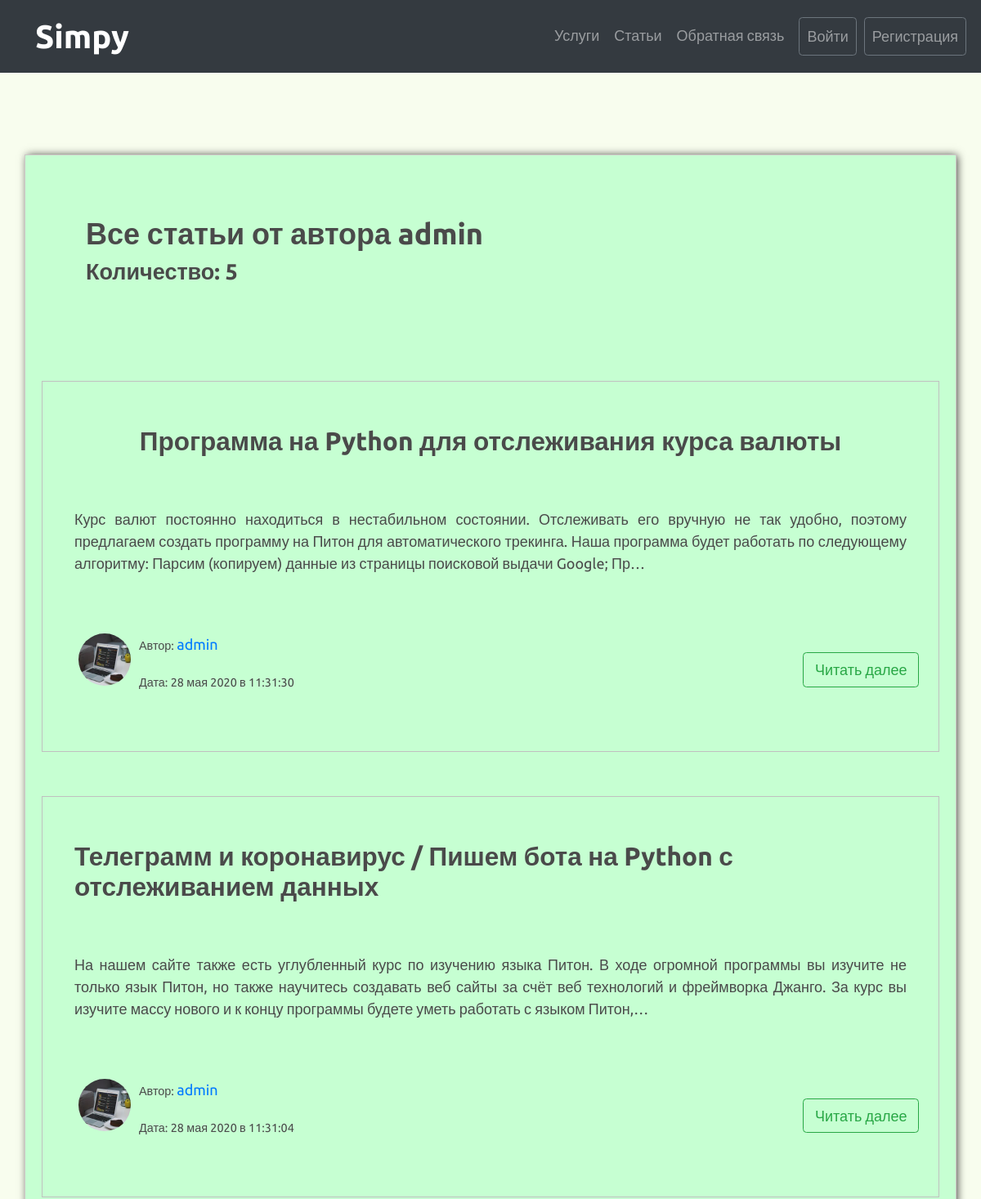
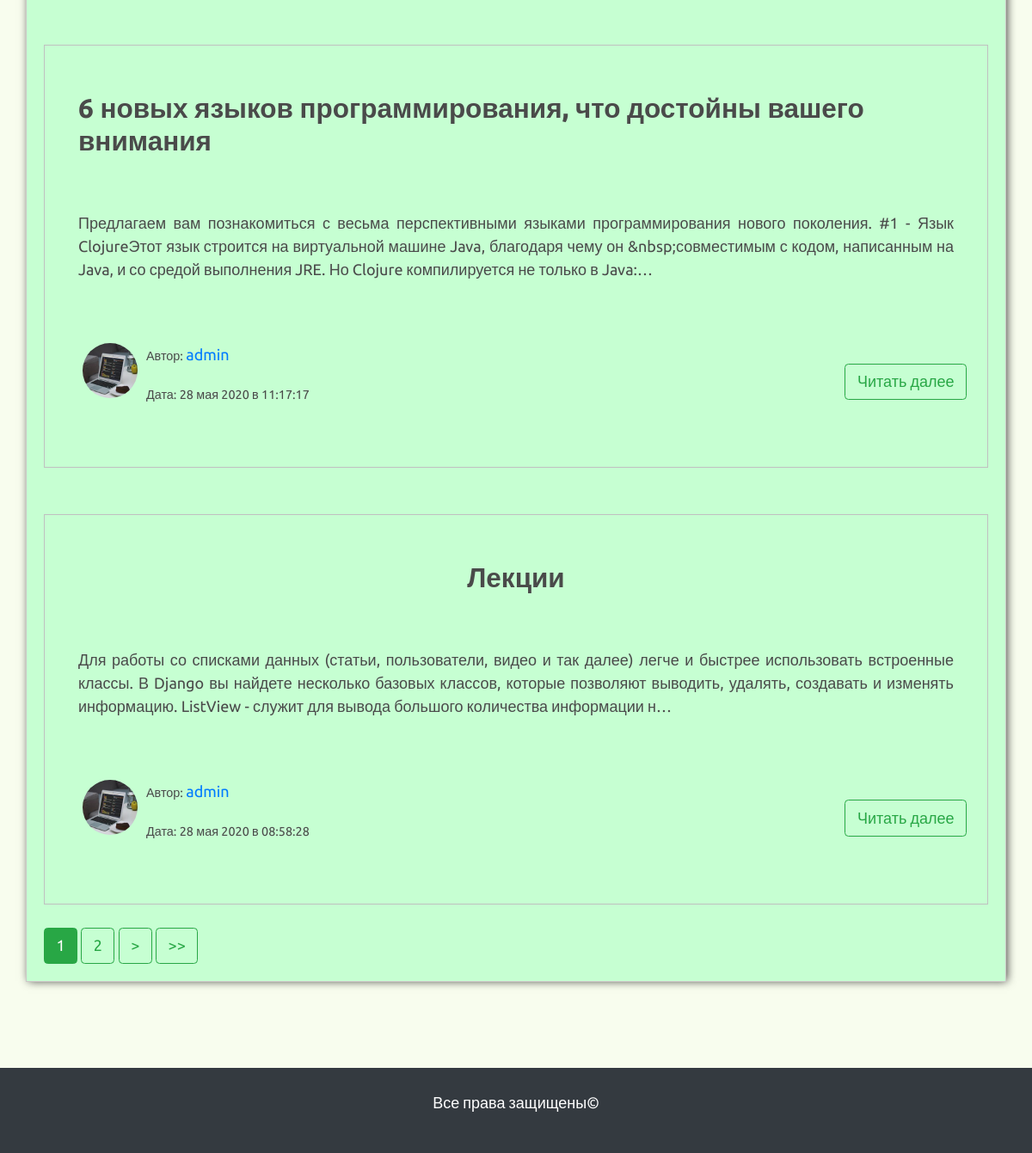
The app's page /articles/admin/ with its own data (2 pictures, top to bottom).
### services/models.py (models this page shows, shortened)
class Article(models.Model):
    title = models.CharField(max_length=200)
    text = models.TextField()
    date = models.DateTimeField(default=timezone.now)
    author = models.ForeignKey(User, on_delete=models.CASCADE)

### reg/models.py (models this page shows, shortened)
class Profile(models.Model):
    user = models.OneToOneField(User, on_delete=models.CASCADE)
    image = models.ImageField(default='default.png', upload_to="user_images")
    male = 'ml'
    female = 'fm'
    any = 'an'
    sex_choises = [
        (male, 'Мужской пол'),
        (female, 'Женский пол'),
        (any, 'Любой другой пол'),
    ]
    sex = models.CharField(
        max_length=2,
        choices=sex_choises,
        default=any,
    )
    notice = models.BooleanField(blank=True, null=False, default=False)

### services/views.py (the view)
# urls.py: path('articles/<str:username>/', views.UserArticlesView.as_view(), name="articles-user"),
class UserArticlesView(ListView):
    model = Article
    template_name = 'services/user_articles.html'
    context_object_name = 'articles'
    paginate_by = 4
    def get_queryset(self):
        user = get_object_or_404(User, username=self.kwargs.get('username'))
        return Article.objects.filter(author=user).order_by('-date')
    def get_context_data(self, **kwards):
        context = super(UserArticlesView, self).get_context_data(**kwards)
        context['title'] = f"Все статьи от пользователя {self.kwargs.get('username')}"
        return context

### services/templates/services/user_articles.html (shortened to what this page needs)
{% extends 'services/index.html' %}
{% block center %}
<div class="main_section container reg">
    <div class="rowflex-column p-5">
        <h2>Все статьи от автора {{ view.kwargs.username }}</h2>
        <h4>Количество: {{ page_obj.paginator.count }}</h4>
    </div>
    {% if articles|length %}
        {% for article in articles %}
        <div class="mt-5 mb-4 p-5 news">
            <div class="row mb-5 justify-content-center">
                <h3>{{ article.title }}</h3>
            </div>
            <div class="row text-justify mb-5">
                <p>{{ article.text|striptags|truncatechars:300 }}</p>
            </div>
            <div class="row d-flex justify-content-between">
                <div class="row d-flex flex-row">
                    <img src="{{ article.author.profile.image.url }}" alt="{{ article.author }}" class="user_image">
                    <div>
                        <p><small>Автор: <a href="{% url 'articles-user' article.author %}">{{ article.author }}</a></small></p>
                        <p class="text-muted"><small>Дата: {{ article.date|date:"d E Y в H:i:s" }}</small></p>
                    </div>
                </div>
                <div class="row align-self-center">
                    <a href="{% url 'article-detail' article.id %}" class="btn btn-outline-success">Читать далее</a>
                </div>
            </div>
        </div>
        {% endfor %}
    {% else %}
        <div class="row justify-content-center mt-5 mb-4">
            <div class="mb-5">
                <h3>Ничего нет</h3>
            </div>
        </div>
    {% endif %}
    {% if is_paginated %}
        {% for num in page_obj.paginator.page_range %}
            {% if num == page_obj.number %}
                <button class="btn btn-success">{{ num }}</button>
            {% elif num > page_obj.number|add:'-3' and num < page_obj.number|add:'3' %}
                <a href="?page={{ num }}" class="btn btn-outline-success">{{ num }}</a>
            {% endif %}
        {% endfor %}
        {% if page_obj.has_next %}
        <a href="?page={{ page_obj.next_page_number }}" class="btn btn-outline-success">></a>
        <a href="?page={{ page_obj.paginator.num_pages }}" class="btn btn-outline-success">>></a>
        {% endif %}
    {% endif %}
    </div>
</div>
{% endblock center %}

### services/static/services/css/main.css (style rules this page uses)
* { font-family: 'Ubuntu', sans-serif; font-size: 18px; font-weight: 400; color: #4a4a4a; }
body { background-color: #f8fdee; }
h1, h2, h3, h4, h5, h6 { font-weight: 700; }
.main_section { min-height: 900px; }
.user_image { width: 64px; height: 64px; border-radius: 50%; margin-right: 10px; margin-left: 20px; }
.reg { background-color: #c6ffd2; margin-top: 100px; margin-bottom: 100px; padding: 20px; border: 1px solid #ccc7c7; box-sizing: border-box; -webkit-box-shadow: 2px 0px 10px -1px rgba(0,0,0,0.75); -moz-box-shadow: 2px 0px 10px -1px rgba(0,0,0,0.75); box-shadow: 2px 0px 10px -1px rgba(0,0,0,0.75); }
.news { border: 1px solid silver; }

### records on screen
Article: title "Программа на Python для отслеживания курса валюты", text "Курс валют постоянно находиться в нестабильном состоянии. Отслеживать его вручную не так удобно, поэтому предлагаем создать программу на Питон для автоматического трекинга. Наша программа будет работать по следующему алгоритму: Парсим (копируем) данные из страницы поисковой выдачи Google; Пр…", author.profile.image (picture), author "admin", date "28 мая 2020 в 11:31:30"
Article: title "Телеграмм и коронавирус / Пишем бота на Python с отслеживанием данных", text "На нашем сайте также есть углубленный курс по изучению языка Питон. В ходе огромной программы вы изучите не только язык Питон, но также научитесь создавать веб сайты за счёт веб технологий и фреймворка Джанго. За курс вы изучите массу нового и к концу программы будете уметь работать с языком Питон,…", author.profile.image (picture), author "admin", date "28 мая 2020 в 11:31:04"
Article: title "6 новых языков программирования, что достойны вашего внимания", text "Предлагаем вам познакомиться с весьма перспективными языками программирования нового поколения. #1 - Язык ClojureЭтот язык строится на виртуальной машине Java, благодаря чему он &nbsp;совместимым с кодом, написанным на Java, и со средой выполнения JRE. Но Clojure компилируется не только в Java:…", author.profile.image (picture), author "admin", date "28 мая 2020 в 11:17:17"
Article: title "Лекции", text "Для работы со списками данных (статьи, пользователи, видео и так далее) легче и быстрее использовать встроенные классы. В Django вы найдете несколько базовых классов, которые позволяют выводить, удалять, создавать и изменять информацию. ListView - служит для вывода большого количества информации н…", author.profile.image (picture), author "admin", date "28 мая 2020 в 08:58:28"

### other values on screen
{{ view.kwargs.username }} "admin"
{{ page_obj.paginator.count }} "5"
{{ num }} "1"
{{ num }} "2"
